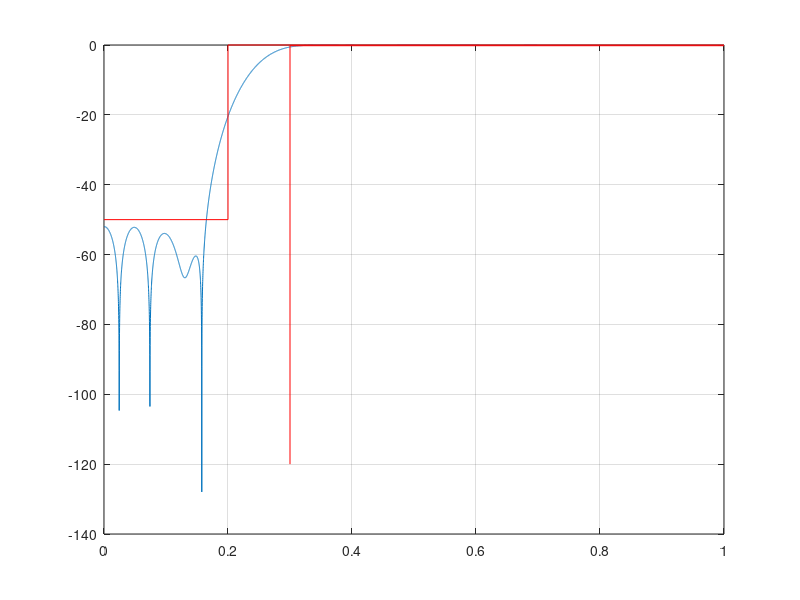

MATLAB code for this plot: (Note: this script raises an error after producing the figure.)
close all;
clear all;
%clc;

Ap = 0.2;
As = 50;

wp = 0.3*pi;
ws = 0.2*pi;
wc = sqrt(ws*wp);

ordem_calc = ceil((3.32*pi)/abs(wp-ws));
ordem = 40;
M = ordem/2;
n = -M:M;

% Janela temporal usada no projeto de filtros digitais
w_hamming = 0.54 + 0.46*cos((2*pi.*n)/(2*M + 1));

% Coeficiente da série de Fourier de filtros ideias
chp = -sin(wc.*n)./(pi*n);
chp(M+1) = 1-(wc/pi);

hamming = w_hamming.*chp;
h = hamming * 10^(-0.1/20);

[Hw,w] = freqz(h, 1, 10000);

% Encontrando os pontos onde o filtro ultrapassa o limiar da máscara
aux = find((abs(Hw) > 10^(-Ap/20)), 1);
W_p_medido = w(aux)/pi

aux = find((abs(Hw) > 10^(-As/20)), 1);
W_stop_medido = w(aux)/pi

plot(w/pi,20*log10(abs(Hw))); grid on, hold on
plot([0 ws/pi ws/pi 1], -[As As 0 0], '-r')
plot([1 wp/pi wp/pi], -[Ap Ap 120], '-r')
plot([wp/pi ws/pi], -[Ap As], 'Ok')
title(['Hamming N = ' num2str(ordem)])